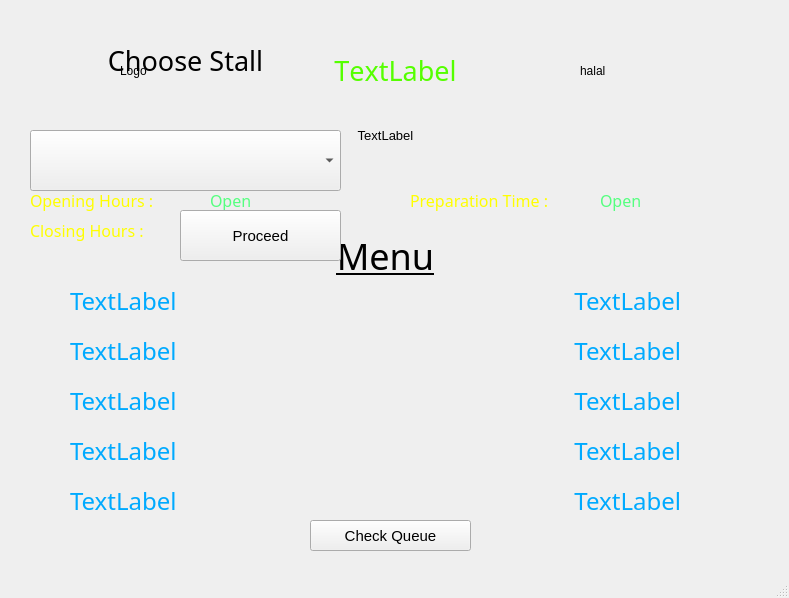
<?xml version="1.0" encoding="UTF-8"?>
<ui version="4.0">
 <class>MainWindow</class>
 <widget class="QMainWindow" name="MainWindow">
  <property name="geometry">
   <rect>
    <x>0</x>
    <y>0</y>
    <width>789</width>
    <height>598</height>
   </rect>
  </property>
  <property name="windowTitle">
   <string>MainWindow</string>
  </property>
  <widget class="QWidget" name="centralwidget">
   <widget class="QLabel" name="label">
    <property name="geometry">
     <rect>
      <x>0</x>
      <y>0</y>
      <width>791</width>
      <height>561</height>
     </rect>
    </property>
    <property name="text">
     <string/>
    </property>
    <property name="pixmap">
     <pixmap>background.jpeg</pixmap>
    </property>
    <property name="scaledContents">
     <bool>true</bool>
    </property>
   </widget>
   <widget class="QLabel" name="ch_stall">
    <property name="geometry">
     <rect>
      <x>30</x>
      <y>30</y>
      <width>311</width>
      <height>61</height>
     </rect>
    </property>
    <property name="font">
     <font>
      <family>Bradley Hand ITC</family>
      <pointsize>20</pointsize>
     </font>
    </property>
    <property name="autoFillBackground">
     <bool>true</bool>
    </property>
    <property name="text">
     <string>Choose Stall</string>
    </property>
    <property name="alignment">
     <set>Qt::AlignCenter</set>
    </property>
   </widget>
   <widget class="QComboBox" name="comboBox">
    <property name="geometry">
     <rect>
      <x>30</x>
      <y>130</y>
      <width>311</width>
      <height>61</height>
     </rect>
    </property>
   </widget>
   <widget class="QLabel" name="stall_name">
    <property name="geometry">
     <rect>
      <x>240</x>
      <y>30</y>
      <width>311</width>
      <height>81</height>
     </rect>
    </property>
    <property name="palette">
     <palette>
      <active>
       <colorrole role="WindowText">
        <brush brushstyle="SolidPattern">
         <color alpha="255">
          <red>85</red>
          <green>255</green>
          <blue>0</blue>
         </color>
        </brush>
       </colorrole>
      </active>
      <inactive>
       <colorrole role="WindowText">
        <brush brushstyle="SolidPattern">
         <color alpha="255">
          <red>85</red>
          <green>255</green>
          <blue>0</blue>
         </color>
        </brush>
       </colorrole>
      </inactive>
      <disabled>
       <colorrole role="WindowText">
        <brush brushstyle="SolidPattern">
         <color alpha="255">
          <red>120</red>
          <green>120</green>
          <blue>120</blue>
         </color>
        </brush>
       </colorrole>
      </disabled>
     </palette>
    </property>
    <property name="font">
     <font>
      <family>Bradley Hand ITC</family>
      <pointsize>20</pointsize>
      <stylestrategy>PreferDefault</stylestrategy>
      <kerning>false</kerning>
     </font>
    </property>
    <property name="text">
     <string>TextLabel</string>
    </property>
    <property name="alignment">
     <set>Qt::AlignCenter</set>
    </property>
   </widget>
   <widget class="QLabel" name="desc">
    <property name="geometry">
     <rect>
      <x>110</x>
      <y>120</y>
      <width>551</width>
      <height>31</height>
     </rect>
    </property>
    <property name="font">
     <font>
      <pointsize>10</pointsize>
     </font>
    </property>
    <property name="text">
     <string>TextLabel</string>
    </property>
    <property name="alignment">
     <set>Qt::AlignCenter</set>
    </property>
   </widget>
   <widget class="QLabel" name="logo">
    <property name="geometry">
     <rect>
      <x>120</x>
      <y>30</y>
      <width>141</width>
      <height>81</height>
     </rect>
    </property>
    <property name="text">
     <string>Logo</string>
    </property>
   </widget>
   <widget class="QLabel" name="halal">
    <property name="geometry">
     <rect>
      <x>580</x>
      <y>40</y>
      <width>51</width>
      <height>61</height>
     </rect>
    </property>
    <property name="text">
     <string>halal</string>
    </property>
   </widget>
   <widget class="QLabel" name="label_2">
    <property name="geometry">
     <rect>
      <x>30</x>
      <y>180</y>
      <width>171</width>
      <height>41</height>
     </rect>
    </property>
    <property name="palette">
     <palette>
      <active>
       <colorrole role="WindowText">
        <brush brushstyle="SolidPattern">
         <color alpha="255">
          <red>255</red>
          <green>255</green>
          <blue>0</blue>
         </color>
        </brush>
       </colorrole>
      </active>
      <inactive>
       <colorrole role="WindowText">
        <brush brushstyle="SolidPattern">
         <color alpha="255">
          <red>255</red>
          <green>255</green>
          <blue>0</blue>
         </color>
        </brush>
       </colorrole>
      </inactive>
      <disabled>
       <colorrole role="WindowText">
        <brush brushstyle="SolidPattern">
         <color alpha="255">
          <red>120</red>
          <green>120</green>
          <blue>120</blue>
         </color>
        </brush>
       </colorrole>
      </disabled>
     </palette>
    </property>
    <property name="font">
     <font>
      <family>Bradley Hand ITC</family>
      <pointsize>12</pointsize>
     </font>
    </property>
    <property name="text">
     <string>Opening Hours :</string>
    </property>
   </widget>
   <widget class="QLabel" name="label_3">
    <property name="geometry">
     <rect>
      <x>30</x>
      <y>210</y>
      <width>171</width>
      <height>41</height>
     </rect>
    </property>
    <property name="palette">
     <palette>
      <active>
       <colorrole role="WindowText">
        <brush brushstyle="SolidPattern">
         <color alpha="255">
          <red>255</red>
          <green>255</green>
          <blue>0</blue>
         </color>
        </brush>
       </colorrole>
      </active>
      <inactive>
       <colorrole role="WindowText">
        <brush brushstyle="SolidPattern">
         <color alpha="255">
          <red>255</red>
          <green>255</green>
          <blue>0</blue>
         </color>
        </brush>
       </colorrole>
      </inactive>
      <disabled>
       <colorrole role="WindowText">
        <brush brushstyle="SolidPattern">
         <color alpha="255">
          <red>120</red>
          <green>120</green>
          <blue>120</blue>
         </color>
        </brush>
       </colorrole>
      </disabled>
     </palette>
    </property>
    <property name="font">
     <font>
      <family>Bradley Hand ITC</family>
      <pointsize>12</pointsize>
     </font>
    </property>
    <property name="text">
     <string>Closing Hours :</string>
    </property>
   </widget>
   <widget class="QLabel" name="label_4">
    <property name="geometry">
     <rect>
      <x>410</x>
      <y>180</y>
      <width>191</width>
      <height>41</height>
     </rect>
    </property>
    <property name="palette">
     <palette>
      <active>
       <colorrole role="WindowText">
        <brush brushstyle="SolidPattern">
         <color alpha="255">
          <red>255</red>
          <green>255</green>
          <blue>0</blue>
         </color>
        </brush>
       </colorrole>
      </active>
      <inactive>
       <colorrole role="WindowText">
        <brush brushstyle="SolidPattern">
         <color alpha="255">
          <red>255</red>
          <green>255</green>
          <blue>0</blue>
         </color>
        </brush>
       </colorrole>
      </inactive>
      <disabled>
       <colorrole role="WindowText">
        <brush brushstyle="SolidPattern">
         <color alpha="255">
          <red>120</red>
          <green>120</green>
          <blue>120</blue>
         </color>
        </brush>
       </colorrole>
      </disabled>
     </palette>
    </property>
    <property name="font">
     <font>
      <family>Bradley Hand ITC</family>
      <pointsize>12</pointsize>
     </font>
    </property>
    <property name="text">
     <string>Preparation Time :</string>
    </property>
   </widget>
   <widget class="QLabel" name="open_time">
    <property name="geometry">
     <rect>
      <x>210</x>
      <y>180</y>
      <width>171</width>
      <height>41</height>
     </rect>
    </property>
    <property name="palette">
     <palette>
      <active>
       <colorrole role="WindowText">
        <brush brushstyle="SolidPattern">
         <color alpha="255">
          <red>85</red>
          <green>255</green>
          <blue>127</blue>
         </color>
        </brush>
       </colorrole>
      </active>
      <inactive>
       <colorrole role="WindowText">
        <brush brushstyle="SolidPattern">
         <color alpha="255">
          <red>85</red>
          <green>255</green>
          <blue>127</blue>
         </color>
        </brush>
       </colorrole>
      </inactive>
      <disabled>
       <colorrole role="WindowText">
        <brush brushstyle="SolidPattern">
         <color alpha="255">
          <red>120</red>
          <green>120</green>
          <blue>120</blue>
         </color>
        </brush>
       </colorrole>
      </disabled>
     </palette>
    </property>
    <property name="font">
     <font>
      <family>Bradley Hand ITC</family>
      <pointsize>12</pointsize>
     </font>
    </property>
    <property name="text">
     <string>Open</string>
    </property>
   </widget>
   <widget class="QLabel" name="close_time">
    <property name="geometry">
     <rect>
      <x>210</x>
      <y>210</y>
      <width>171</width>
      <height>41</height>
     </rect>
    </property>
    <property name="palette">
     <palette>
      <active>
       <colorrole role="WindowText">
        <brush brushstyle="SolidPattern">
         <color alpha="255">
          <red>85</red>
          <green>255</green>
          <blue>127</blue>
         </color>
        </brush>
       </colorrole>
      </active>
      <inactive>
       <colorrole role="WindowText">
        <brush brushstyle="SolidPattern">
         <color alpha="255">
          <red>85</red>
          <green>255</green>
          <blue>127</blue>
         </color>
        </brush>
       </colorrole>
      </inactive>
      <disabled>
       <colorrole role="WindowText">
        <brush brushstyle="SolidPattern">
         <color alpha="255">
          <red>120</red>
          <green>120</green>
          <blue>120</blue>
         </color>
        </brush>
       </colorrole>
      </disabled>
     </palette>
    </property>
    <property name="font">
     <font>
      <family>Bradley Hand ITC</family>
      <pointsize>12</pointsize>
     </font>
    </property>
    <property name="text">
     <string>Close</string>
    </property>
   </widget>
   <widget class="QLabel" name="prep_time">
    <property name="geometry">
     <rect>
      <x>600</x>
      <y>180</y>
      <width>171</width>
      <height>41</height>
     </rect>
    </property>
    <property name="palette">
     <palette>
      <active>
       <colorrole role="WindowText">
        <brush brushstyle="SolidPattern">
         <color alpha="255">
          <red>85</red>
          <green>255</green>
          <blue>127</blue>
         </color>
        </brush>
       </colorrole>
      </active>
      <inactive>
       <colorrole role="WindowText">
        <brush brushstyle="SolidPattern">
         <color alpha="255">
          <red>85</red>
          <green>255</green>
          <blue>127</blue>
         </color>
        </brush>
       </colorrole>
      </inactive>
      <disabled>
       <colorrole role="WindowText">
        <brush brushstyle="SolidPattern">
         <color alpha="255">
          <red>120</red>
          <green>120</green>
          <blue>120</blue>
         </color>
        </brush>
       </colorrole>
      </disabled>
     </palette>
    </property>
    <property name="font">
     <font>
      <family>Bradley Hand ITC</family>
      <pointsize>12</pointsize>
     </font>
    </property>
    <property name="text">
     <string>Open</string>
    </property>
   </widget>
   <widget class="QLabel" name="label_6">
    <property name="geometry">
     <rect>
      <x>270</x>
      <y>230</y>
      <width>231</width>
      <height>51</height>
     </rect>
    </property>
    <property name="font">
     <font>
      <family>Bradley Hand ITC</family>
      <pointsize>27</pointsize>
      <underline>true</underline>
     </font>
    </property>
    <property name="text">
     <string>Menu</string>
    </property>
    <property name="alignment">
     <set>Qt::AlignCenter</set>
    </property>
   </widget>
   <widget class="QPushButton" name="pushButton">
    <property name="geometry">
     <rect>
      <x>310</x>
      <y>520</y>
      <width>161</width>
      <height>31</height>
     </rect>
    </property>
    <property name="font">
     <font>
      <pointsize>11</pointsize>
     </font>
    </property>
    <property name="text">
     <string>Check Queue</string>
    </property>
   </widget>
   <widget class="QLabel" name="name_menu1">
    <property name="geometry">
     <rect>
      <x>70</x>
      <y>270</y>
      <width>311</width>
      <height>61</height>
     </rect>
    </property>
    <property name="palette">
     <palette>
      <active>
       <colorrole role="WindowText">
        <brush brushstyle="SolidPattern">
         <color alpha="255">
          <red>0</red>
          <green>170</green>
          <blue>255</blue>
         </color>
        </brush>
       </colorrole>
      </active>
      <inactive>
       <colorrole role="WindowText">
        <brush brushstyle="SolidPattern">
         <color alpha="255">
          <red>0</red>
          <green>170</green>
          <blue>255</blue>
         </color>
        </brush>
       </colorrole>
      </inactive>
      <disabled>
       <colorrole role="WindowText">
        <brush brushstyle="SolidPattern">
         <color alpha="255">
          <red>120</red>
          <green>120</green>
          <blue>120</blue>
         </color>
        </brush>
       </colorrole>
      </disabled>
     </palette>
    </property>
    <property name="font">
     <font>
      <family>Bradley Hand ITC</family>
      <pointsize>18</pointsize>
     </font>
    </property>
    <property name="text">
     <string>TextLabel</string>
    </property>
   </widget>
   <widget class="QLabel" name="name_menu2">
    <property name="geometry">
     <rect>
      <x>70</x>
      <y>320</y>
      <width>311</width>
      <height>61</height>
     </rect>
    </property>
    <property name="palette">
     <palette>
      <active>
       <colorrole role="WindowText">
        <brush brushstyle="SolidPattern">
         <color alpha="255">
          <red>0</red>
          <green>170</green>
          <blue>255</blue>
         </color>
        </brush>
       </colorrole>
      </active>
      <inactive>
       <colorrole role="WindowText">
        <brush brushstyle="SolidPattern">
         <color alpha="255">
          <red>0</red>
          <green>170</green>
          <blue>255</blue>
         </color>
        </brush>
       </colorrole>
      </inactive>
      <disabled>
       <colorrole role="WindowText">
        <brush brushstyle="SolidPattern">
         <color alpha="255">
          <red>120</red>
          <green>120</green>
          <blue>120</blue>
         </color>
        </brush>
       </colorrole>
      </disabled>
     </palette>
    </property>
    <property name="font">
     <font>
      <family>Bradley Hand ITC</family>
      <pointsize>18</pointsize>
     </font>
    </property>
    <property name="text">
     <string>TextLabel</string>
    </property>
   </widget>
   <widget class="QLabel" name="price_menu1">
    <property name="geometry">
     <rect>
      <x>530</x>
      <y>270</y>
      <width>151</width>
      <height>61</height>
     </rect>
    </property>
    <property name="palette">
     <palette>
      <active>
       <colorrole role="WindowText">
        <brush brushstyle="SolidPattern">
         <color alpha="255">
          <red>0</red>
          <green>170</green>
          <blue>255</blue>
         </color>
        </brush>
       </colorrole>
      </active>
      <inactive>
       <colorrole role="WindowText">
        <brush brushstyle="SolidPattern">
         <color alpha="255">
          <red>0</red>
          <green>170</green>
          <blue>255</blue>
         </color>
        </brush>
       </colorrole>
      </inactive>
      <disabled>
       <colorrole role="WindowText">
        <brush brushstyle="SolidPattern">
         <color alpha="255">
          <red>120</red>
          <green>120</green>
          <blue>120</blue>
         </color>
        </brush>
       </colorrole>
      </disabled>
     </palette>
    </property>
    <property name="font">
     <font>
      <family>Bradley Hand ITC</family>
      <pointsize>18</pointsize>
     </font>
    </property>
    <property name="text">
     <string>TextLabel</string>
    </property>
    <property name="alignment">
     <set>Qt::AlignRight|Qt::AlignTrailing|Qt::AlignVCenter</set>
    </property>
   </widget>
   <widget class="QLabel" name="price_menu2">
    <property name="geometry">
     <rect>
      <x>530</x>
      <y>320</y>
      <width>151</width>
      <height>61</height>
     </rect>
    </property>
    <property name="palette">
     <palette>
      <active>
       <colorrole role="WindowText">
        <brush brushstyle="SolidPattern">
         <color alpha="255">
          <red>0</red>
          <green>170</green>
          <blue>255</blue>
         </color>
        </brush>
       </colorrole>
      </active>
      <inactive>
       <colorrole role="WindowText">
        <brush brushstyle="SolidPattern">
         <color alpha="255">
          <red>0</red>
          <green>170</green>
          <blue>255</blue>
         </color>
        </brush>
       </colorrole>
      </inactive>
      <disabled>
       <colorrole role="WindowText">
        <brush brushstyle="SolidPattern">
         <color alpha="255">
          <red>120</red>
          <green>120</green>
          <blue>120</blue>
         </color>
        </brush>
       </colorrole>
      </disabled>
     </palette>
    </property>
    <property name="font">
     <font>
      <family>Bradley Hand ITC</family>
      <pointsize>18</pointsize>
     </font>
    </property>
    <property name="text">
     <string>TextLabel</string>
    </property>
    <property name="alignment">
     <set>Qt::AlignRight|Qt::AlignTrailing|Qt::AlignVCenter</set>
    </property>
   </widget>
   <widget class="QPushButton" name="proceed">
    <property name="geometry">
     <rect>
      <x>180</x>
      <y>210</y>
      <width>161</width>
      <height>51</height>
     </rect>
    </property>
    <property name="font">
     <font>
      <pointsize>11</pointsize>
     </font>
    </property>
    <property name="text">
     <string>Proceed</string>
    </property>
   </widget>
   <widget class="QLabel" name="name_menu3">
    <property name="geometry">
     <rect>
      <x>70</x>
      <y>370</y>
      <width>311</width>
      <height>61</height>
     </rect>
    </property>
    <property name="palette">
     <palette>
      <active>
       <colorrole role="WindowText">
        <brush brushstyle="SolidPattern">
         <color alpha="255">
          <red>0</red>
          <green>170</green>
          <blue>255</blue>
         </color>
        </brush>
       </colorrole>
      </active>
      <inactive>
       <colorrole role="WindowText">
        <brush brushstyle="SolidPattern">
         <color alpha="255">
          <red>0</red>
          <green>170</green>
          <blue>255</blue>
         </color>
        </brush>
       </colorrole>
      </inactive>
      <disabled>
       <colorrole role="WindowText">
        <brush brushstyle="SolidPattern">
         <color alpha="255">
          <red>120</red>
          <green>120</green>
          <blue>120</blue>
         </color>
        </brush>
       </colorrole>
      </disabled>
     </palette>
    </property>
    <property name="font">
     <font>
      <family>Bradley Hand ITC</family>
      <pointsize>18</pointsize>
     </font>
    </property>
    <property name="text">
     <string>TextLabel</string>
    </property>
   </widget>
   <widget class="QLabel" name="name_menu4">
    <property name="geometry">
     <rect>
      <x>70</x>
      <y>420</y>
      <width>311</width>
      <height>61</height>
     </rect>
    </property>
    <property name="palette">
     <palette>
      <active>
       <colorrole role="WindowText">
        <brush brushstyle="SolidPattern">
         <color alpha="255">
          <red>0</red>
          <green>170</green>
          <blue>255</blue>
         </color>
        </brush>
       </colorrole>
      </active>
      <inactive>
       <colorrole role="WindowText">
        <brush brushstyle="SolidPattern">
         <color alpha="255">
          <red>0</red>
          <green>170</green>
          <blue>255</blue>
         </color>
        </brush>
       </colorrole>
      </inactive>
      <disabled>
       <colorrole role="WindowText">
        <brush brushstyle="SolidPattern">
         <color alpha="255">
          <red>120</red>
          <green>120</green>
          <blue>120</blue>
         </color>
        </brush>
       </colorrole>
      </disabled>
     </palette>
    </property>
    <property name="font">
     <font>
      <family>Bradley Hand ITC</family>
      <pointsize>18</pointsize>
     </font>
    </property>
    <property name="text">
     <string>TextLabel</string>
    </property>
   </widget>
   <widget class="QLabel" name="name_menu5">
    <property name="geometry">
     <rect>
      <x>70</x>
      <y>470</y>
      <width>311</width>
      <height>61</height>
     </rect>
    </property>
    <property name="palette">
     <palette>
      <active>
       <colorrole role="WindowText">
        <brush brushstyle="SolidPattern">
         <color alpha="255">
          <red>0</red>
          <green>170</green>
          <blue>255</blue>
         </color>
        </brush>
       </colorrole>
      </active>
      <inactive>
       <colorrole role="WindowText">
        <brush brushstyle="SolidPattern">
         <color alpha="255">
          <red>0</red>
          <green>170</green>
          <blue>255</blue>
         </color>
        </brush>
       </colorrole>
      </inactive>
      <disabled>
       <colorrole role="WindowText">
        <brush brushstyle="SolidPattern">
         <color alpha="255">
          <red>120</red>
          <green>120</green>
          <blue>120</blue>
         </color>
        </brush>
       </colorrole>
      </disabled>
     </palette>
    </property>
    <property name="font">
     <font>
      <family>Bradley Hand ITC</family>
      <pointsize>18</pointsize>
     </font>
    </property>
    <property name="text">
     <string>TextLabel</string>
    </property>
   </widget>
   <widget class="QLabel" name="price_menu3">
    <property name="geometry">
     <rect>
      <x>530</x>
      <y>370</y>
      <width>151</width>
      <height>61</height>
     </rect>
    </property>
    <property name="palette">
     <palette>
      <active>
       <colorrole role="WindowText">
        <brush brushstyle="SolidPattern">
         <color alpha="255">
          <red>0</red>
          <green>170</green>
          <blue>255</blue>
         </color>
        </brush>
       </colorrole>
      </active>
      <inactive>
       <colorrole role="WindowText">
        <brush brushstyle="SolidPattern">
         <color alpha="255">
          <red>0</red>
          <green>170</green>
          <blue>255</blue>
         </color>
        </brush>
       </colorrole>
      </inactive>
      <disabled>
       <colorrole role="WindowText">
        <brush brushstyle="SolidPattern">
         <color alpha="255">
          <red>120</red>
          <green>120</green>
          <blue>120</blue>
         </color>
        </brush>
       </colorrole>
      </disabled>
     </palette>
    </property>
    <property name="font">
     <font>
      <family>Bradley Hand ITC</family>
      <pointsize>18</pointsize>
     </font>
    </property>
    <property name="text">
     <string>TextLabel</string>
    </property>
    <property name="alignment">
     <set>Qt::AlignRight|Qt::AlignTrailing|Qt::AlignVCenter</set>
    </property>
   </widget>
   <widget class="QLabel" name="price_menu4">
    <property name="geometry">
     <rect>
      <x>530</x>
      <y>420</y>
      <width>151</width>
      <height>61</height>
     </rect>
    </property>
    <property name="palette">
     <palette>
      <active>
       <colorrole role="WindowText">
        <brush brushstyle="SolidPattern">
         <color alpha="255">
          <red>0</red>
          <green>170</green>
          <blue>255</blue>
         </color>
        </brush>
       </colorrole>
      </active>
      <inactive>
       <colorrole role="WindowText">
        <brush brushstyle="SolidPattern">
         <color alpha="255">
          <red>0</red>
          <green>170</green>
          <blue>255</blue>
         </color>
        </brush>
       </colorrole>
      </inactive>
      <disabled>
       <colorrole role="WindowText">
        <brush brushstyle="SolidPattern">
         <color alpha="255">
          <red>120</red>
          <green>120</green>
          <blue>120</blue>
         </color>
        </brush>
       </colorrole>
      </disabled>
     </palette>
    </property>
    <property name="font">
     <font>
      <family>Bradley Hand ITC</family>
      <pointsize>18</pointsize>
     </font>
    </property>
    <property name="text">
     <string>TextLabel</string>
    </property>
    <property name="alignment">
     <set>Qt::AlignRight|Qt::AlignTrailing|Qt::AlignVCenter</set>
    </property>
   </widget>
   <widget class="QLabel" name="price_menu5">
    <property name="geometry">
     <rect>
      <x>530</x>
      <y>470</y>
      <width>151</width>
      <height>61</height>
     </rect>
    </property>
    <property name="palette">
     <palette>
      <active>
       <colorrole role="WindowText">
        <brush brushstyle="SolidPattern">
         <color alpha="255">
          <red>0</red>
          <green>170</green>
          <blue>255</blue>
         </color>
        </brush>
       </colorrole>
      </active>
      <inactive>
       <colorrole role="WindowText">
        <brush brushstyle="SolidPattern">
         <color alpha="255">
          <red>0</red>
          <green>170</green>
          <blue>255</blue>
         </color>
        </brush>
       </colorrole>
      </inactive>
      <disabled>
       <colorrole role="WindowText">
        <brush brushstyle="SolidPattern">
         <color alpha="255">
          <red>120</red>
          <green>120</green>
          <blue>120</blue>
         </color>
        </brush>
       </colorrole>
      </disabled>
     </palette>
    </property>
    <property name="font">
     <font>
      <family>Bradley Hand ITC</family>
      <pointsize>18</pointsize>
     </font>
    </property>
    <property name="text">
     <string>TextLabel</string>
    </property>
    <property name="alignment">
     <set>Qt::AlignRight|Qt::AlignTrailing|Qt::AlignVCenter</set>
    </property>
   </widget>
  </widget>
  <widget class="QMenuBar" name="menubar">
   <property name="geometry">
    <rect>
     <x>0</x>
     <y>0</y>
     <width>789</width>
     <height>21</height>
    </rect>
   </property>
  </widget>
  <widget class="QStatusBar" name="statusbar"/>
 </widget>
 <resources/>
 <connections/>
</ui>
